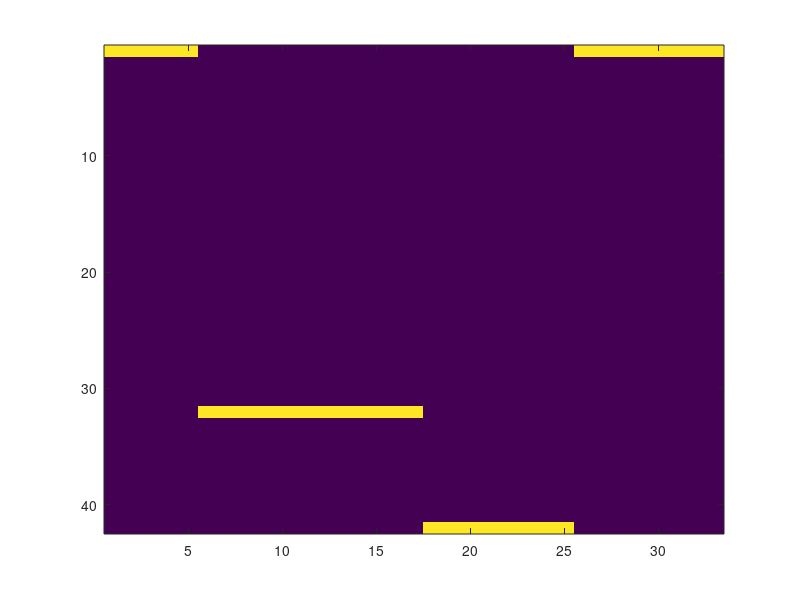

This chart was generated by the following MATLAB code:
% just an example
vExample = [1*ones(1,5) 32*ones(1,12) 42*ones(1,8) 1*ones(1,8)];
MLattice = zeros(42,length(vExample));
for k=1:length(vExample)
  MLattice(vExample(k),k) = 1;
end
imagesc(MLattice)